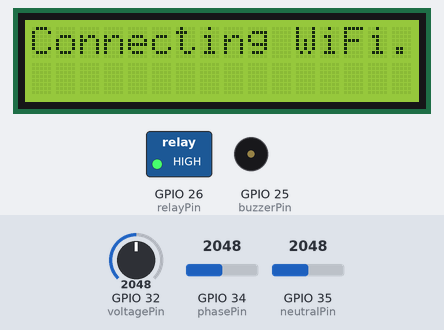
This sketch was run on a simulated ESP32. Shown: 16×2 character LCD, switched loads named in the sketch (green lamp = pin HIGH), buzzer (waves = sounding, pin HIGH). Inputs (shaded band) come from the test bench; at power-on: GPIO 34 (phasePin) = 2048, GPIO 32 (voltagePin) = 2048, GPIO 35 (neutralPin) = 2048 (analog values on the 0–4095 scale). WiFi joins after 1.5 s; servers stay silent unless stated.

Above: at 3.3 s.
At 5.5 s:
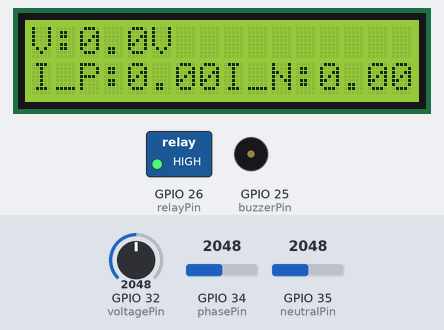
5.6 s: GPIO 34 (phasePin) set to 2098
At 6.7 s:
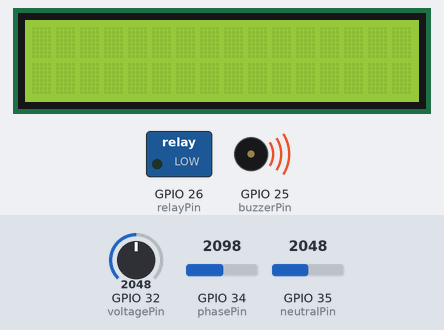
At 7.2 s:
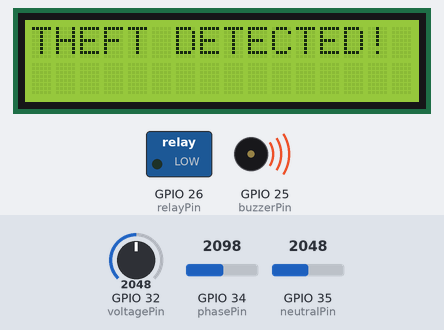
Timing chart, 0 to 8.7 s (numbered marks = the images above; inputs shaded):
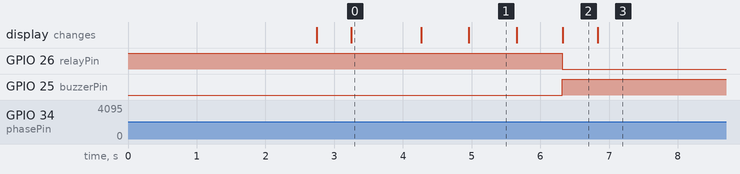

Measured:
- the behaviour switches between 2066 and 2067 on GPIO 34 (phasePin) (found by bisection; images 1 and 2)
- after the input at 5.6 s, GPIO 26 (relayPin): HIGH → LOW after 0.72 s; GPIO 25 (buzzerPin): LOW → HIGH after 0.72 s; the display: first changes after 0.05 s (image 2 shows a later state)
- what the display in image 0 shows lasts 1.1 s, from 3.2 s to 4.3 s
- what the display in image 2 shows lasts 0.5 s, from 6.3 s to 6.8 s

The sketch:

Smart_meter.ino
```cpp
#include <WiFi.h>
#include <WebServer.h>
#include <LiquidCrystal_I2C.h>
#include <math.h>

const char* ssid = "Kalam_004";
const char* password = "kalam@2025";

WebServer server(80);

const int phasePin = 34;
const int neutralPin = 35;
const int voltagePin = 32;
const int relayPin = 26;
const int buzzerPin = 25;


const float acsSensitivity = 0.066;
const float adcScale = 5.0 / 3.3;
const float voltageScalingFactor = 230.0 / 0.77;
const int numSamples = 500;
const float theftThreshold = 0.35;

float zeroPhase = 0;
float zeroNeutral = 0;
float zeroVoltage = 0;

float rmsPhase = 0;
float rmsNeutral = 0;
float voltageAC = 0;
bool theftDetected = false;

LiquidCrystal_I2C lcd(0x27, 16, 2);

void setup() {
  Serial.begin(115200);
  analogReadResolution(12);
  pinMode(relayPin, OUTPUT);
  pinMode(buzzerPin, OUTPUT);
  digitalWrite(relayPin, HIGH);
  digitalWrite(buzzerPin, LOW);

  lcd.init();
  lcd.backlight();


  long sumPhase = 0, sumNeutral = 0, sumVoltage = 0;
  for (int i = 0; i < 500; i++) {
    sumPhase += analogRead(phasePin);
    sumNeutral += analogRead(neutralPin);
    sumVoltage += analogRead(voltagePin);
    delay(5);
  }
  zeroPhase = sumPhase / 500.0;
  zeroNeutral = sumNeutral / 500.0;
  zeroVoltage = sumVoltage / 500.0;


  WiFi.begin(ssid, password);
  lcd.setCursor(0, 0);
  lcd.print("Connecting WiFi");
  while (WiFi.status() != WL_CONNECTED) {
    delay(500);
    lcd.print(".");
  }
  lcd.clear();
  lcd.print("WiFi Connected");

  server.on("/", handleRoot);
  server.on("/data", sendData);
  server.on("/relay/on", []() {
    digitalWrite(relayPin, HIGH);
    server.send(200, "text/plain", "Relay ON");
  });
  server.on("/relay/off", []() {
    digitalWrite(relayPin, LOW);
    delay(4000);
    server.send(200, "text/plain", "Relay OFF");
  });

  server.begin();
}

void loop() {
  server.handleClient();
  measureAC();
  updateLCD();
}

void measureAC() {
  float sumPhaseSq = 0, sumNeutralSq = 0, sumVoltageSq = 0;

  for (int i = 0; i < numSamples; i++) {
    float vPhase = (analogRead(phasePin) * (3.3 / 4095.0) - zeroPhase * (3.3 / 4095.0)) * adcScale;
    float vNeutral = (analogRead(neutralPin) * (3.3 / 4095.0) - zeroNeutral * (3.3 / 4095.0)) * adcScale;
    float vAC = analogRead(voltagePin) * (3.3 / 4095.0) - zeroVoltage * (3.3 / 4095.0);

    sumPhaseSq += vPhase * vPhase;
    sumNeutralSq += vNeutral * vNeutral;
    sumVoltageSq += vAC * vAC;
    delay(1);
  }

  rmsPhase = sqrt(sumPhaseSq / numSamples) / acsSensitivity;
  rmsNeutral = sqrt(sumNeutralSq / numSamples) / acsSensitivity;
  voltageAC = sqrt(sumVoltageSq / numSamples) * voltageScalingFactor;

  theftDetected = abs(rmsPhase - rmsNeutral) > theftThreshold;
  if (theftDetected) {
    digitalWrite(relayPin, LOW);
    digitalWrite(buzzerPin, HIGH);
    lcd.clear();
    delay(500);
    lcd.setCursor(0, 0);
    lcd.print("THEFT DETECTED!");
    delay(9000);
  } else {
    digitalWrite(relayPin, HIGH);
    digitalWrite(buzzerPin, LOW);
  }
}

void updateLCD() {
  lcd.clear();
  if (theftDetected) {
    lcd.setCursor(0, 0);
    lcd.print("THEFT DETECTED!");
  } else {
    lcd.setCursor(0, 0);
    lcd.print("V:");
    lcd.print(voltageAC, 1);
    lcd.print("V");
  }
  lcd.setCursor(0, 1);
  if (!theftDetected) {
    lcd.print("I_P:");
    lcd.print(rmsPhase, 2);
    lcd.print("I_N:");
    lcd.print(rmsNeutral, 2);
  }
}

void handleRoot() {
  String page = R"rawliteral(
<!DOCTYPE html>
<html lang='en'>
<head>
<meta charset='UTF-8'>
<title>Electricity Theft Detection</title>
<script src='https://cdn.jsdelivr.net/npm/canvas-gauges@2.1.7/gauge.min.js'></script>
<style>
body {
  font-family:'Times New Roman',serif;
  text-align:center;
  margin:0;
  background: linear-gradient(270deg, #a8edea, #fed6e3);
  background-size: 400% 400%;
  animation: moveBG 10s ease infinite;
}
@keyframes moveBG { 0%{background-position:0% 50%;} 50%{background-position:100% 50%;} 100%{background-position:0% 50%;} }
h2 { color:#222; font-size:30px; margin-top:15px; }
.gauge-container { display:inline-block; margin:30px; transition:transform 0.3s; }
.gauge-container:hover { transform:scale(1.1); }
.gauge-title { font-size:20px; margin-top:10px; }
button {
  padding:12px 25px; font-size:18px; border:none; border-radius:10px; color:#fff; cursor:pointer;
  font-family:'Times New Roman',serif; transition:0.3s;
}
.on { background:#4CAF50; } .on:hover{background:#45a049;}
.off { background:#f44336; } .off:hover{background:#da190b;}
#theft { font-size:22px; font-weight:bold; margin-top:15px; }
.blink { animation: blinkAnim 1s infinite; }
@keyframes blinkAnim { 50% { background-color: rgba(255,0,0,0.3); } }
</style>
</head>
<body id='body'>
<h2>⚡ Electricity Monitoring and Theft Detection ⚡</h2>
<div class='gauge-container'>
<canvas id='phaseGauge' width='260' height='260'></canvas>
<div class='gauge-title'>Phase Current (A)</div></div>
<div class='gauge-container'>
<canvas id='neutralGauge' width='260' height='260'></canvas>
<div class='gauge-title'>Neutral Current (A)</div></div>
<div class='gauge-container'>
<canvas id='voltageGauge' width='260' height='260'></canvas>
<div class='gauge-title'>Voltage (V)</div></div>
<h3 id='theft'>Theft: NO</h3>
<button class='on' onclick='relayOn()'>Relay ON</button>
<button class='off' onclick='relayOff()'>Relay OFF</button>
<script>
var phaseGauge=new RadialGauge({renderTo:'phaseGauge',width:260,height:260,minValue:0,maxValue:1,units:'A',majorTicks:[0,0.2,0.4,0.5,0.6,0.8,1],highlights:[{from:0.7,to:1,color:'rgba(255,0,0,.6)'}],needleType:'arrow',needleWidth:3,animationDuration:500,borders:false,colorPlate:'#fff'}).draw();
var neutralGauge=new RadialGauge({renderTo:'neutralGauge',width:260,height:260,minValue:0,maxValue:1,units:'A',majorTicks:[0,0.2,0.4,0.5,0.6,0.8,1],highlights:[{from:0.7,to:1,color:'rgba(255,0,0,.6)'}],needleType:'arrow',needleWidth:3,animationDuration:500,borders:false,colorPlate:'#fff'}).draw();
var voltageGauge=new RadialGauge({renderTo:'voltageGauge',width:260,height:260,minValue:0,maxValue:300,units:'V',majorTicks:[0,50,100,150,200,230,250,300],highlights:[{from:230,to:300,color:'rgba(255,0,0,.6)'}],needleType:'arrow',needleWidth:3,animationDuration:500,borders:false,colorPlate:'#fff'}).draw();

let theftPopup=false;
async function updateData(){
  const r=await fetch('/data'); const j=await r.json();
  phaseGauge.value=j.rmsPhase; neutralGauge.value=j.rmsNeutral; voltageGauge.value=j.voltageAC;
  if(j.theft=="YES"){
    document.getElementById('theft').innerHTML="⚠ THEFT DETECTED ⚠";
    document.getElementById('theft').style.color="red";
    document.body.classList.add('blink');
    if(!theftPopup){alert("THEFT DETECTED! Immediate Action Required!"); theftPopup=true;}
  }else{
    document.getElementById('theft').innerHTML="Theft: NO";
    document.getElementById('theft').style.color="green";
    document.body.classList.remove('blink');
    theftPopup=false;
  }
  setTimeout(updateData,1000);
}
updateData();

function relayOn(){fetch('/relay/on');}
function relayOff(){fetch('/relay/off');}
</script>
</body></html>
)rawliteral";

  server.send(200, "text/html", page);
}

void sendData() {
  String json = "{\"rmsPhase\":" + String(rmsPhase, 2) +
                ",\"rmsNeutral\":" + String(rmsNeutral, 2) +
                ",\"voltageAC\":" + String(voltageAC, 1) +
                ",\"theft\":\"" + String(theftDetected ? "YES" : "NO") + "\"}";
  server.send(200, "application/json", json);
}
```
